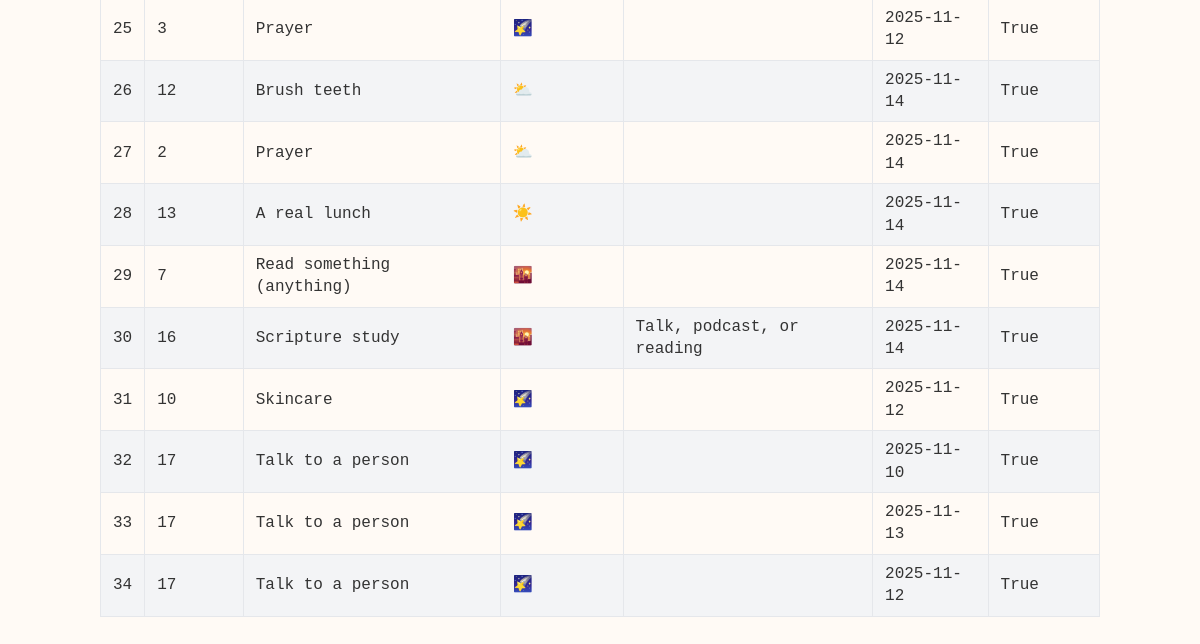
/admin (lower part), run on an earlier commit of the app's database.
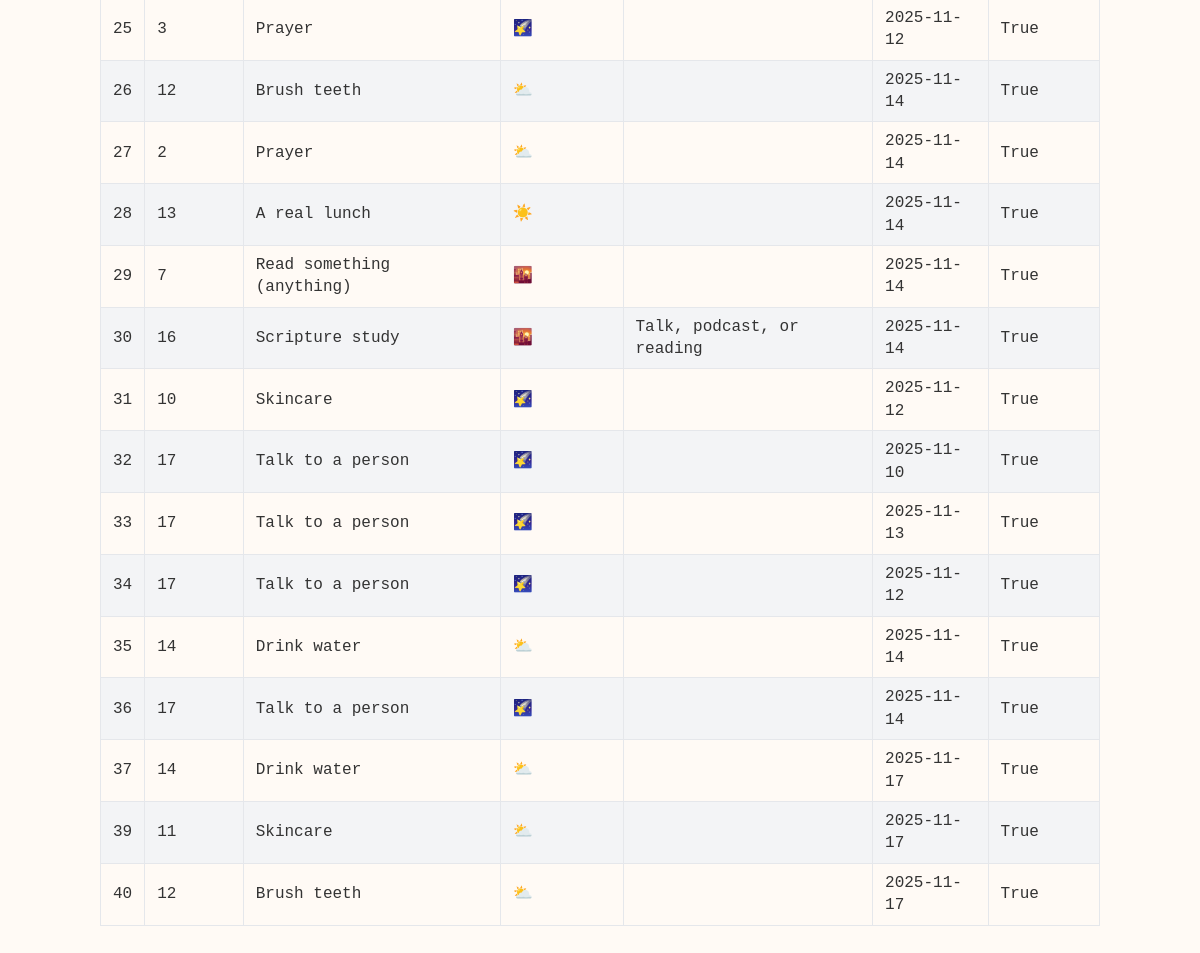
And on a later commit of the database.
### app.py (models this page shows, shortened)
class Completion(db.Model):
    id = db.Column(db.Integer, primary_key=True)
    habit_id = db.Column(db.Integer, db.ForeignKey('habit.id'))
    date = db.Column(db.Date)
    completed = db.Column(db.Boolean, default=False)
    name = db.Column(db.String)
    description = db.Column(db.String)
    time_of_day = db.Column(db.String)

### app.py (the view)
@app.route('/admin')
def admin_panel():
    habits = Habit.query.order_by(Habit.id).all()
    completions = Completion.query.order_by(Completion.id).all()
    return render_template('admin.html', habits=habits, completions=completions)

### templates/admin.html (shortened to what this page needs)
<!DOCTYPE html>
<html lang="en">
<head>
</head>
<body>
<table>
    {% for c in completions %}
    <tr>
        <td>{{ c.id }}</td>
        <td>{{ c.habit_id }}</td>
        <td>{{ c.name }}</td>
        <td>{{ c.time_of_day }}</td>
        <td>{{ c.description }}</td>
        <td>{{ c.date }}</td>
        <td>{{ c.completed }}</td>
    </tr>
    {% endfor %}
</table>
</body>
</html>

### templates/admin.html (style rules this page uses)
body { font-family: 'Consolas', monospace; background: #fffaf5; color: #333; max-width: 1000px; margin: 2em auto; line-height: 1.4; }
table { border-collapse: collapse; width: 100%; margin-bottom: 2em; }
tr:nth-child(even) { background-color: #f3f4f6; }

What changed in the data, as far as the page shows it:
added Completion: id "35", habit_id "14", name "Drink water", time_of_day "⛅️", date "2025-11-14", completed "True"
added Completion: id "36", habit_id "17", name "Talk to a person", time_of_day "🌠", date "2025-11-14", completed "True"
added Completion: id "37", habit_id "14", name "Drink water", time_of_day "⛅️", date "2025-11-17", completed "True"
added Completion: id "39", habit_id "11", name "Skincare", time_of_day "⛅️", date "2025-11-17", completed "True"
added Completion: id "40", habit_id "12", name "Brush teeth", time_of_day "⛅️", date "2025-11-17", completed "True"
